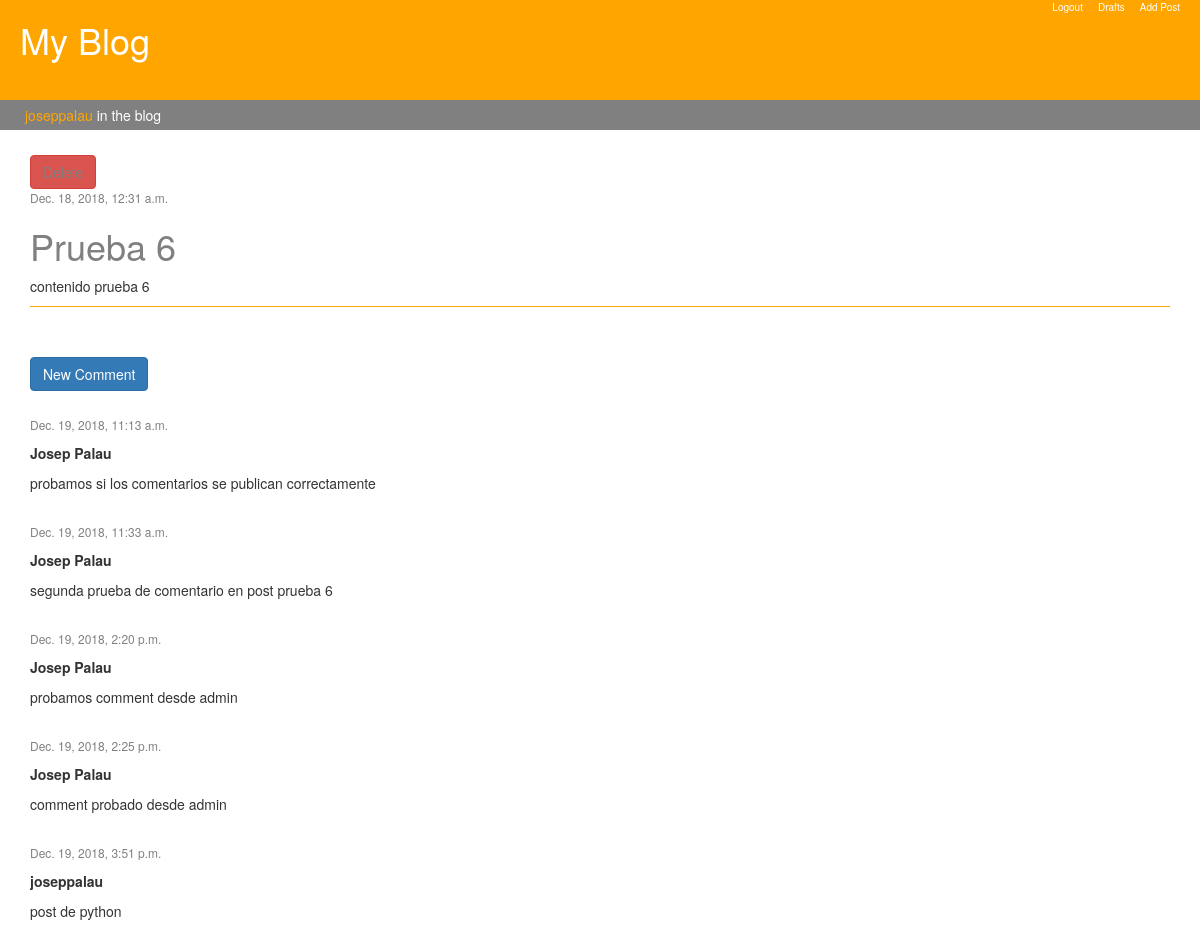
The app's page /post/5/ (signed in) with its own data.
### blog/models.py (models this page shows, shortened)
class Post(models.Model):
    author = models.ForeignKey('auth.User', on_delete=models.CASCADE)
    title = models.CharField(max_length=200)
    post_text = models.TextField(default=" ")
    created_date = models.DateTimeField(default=timezone.now)
    published_date = models.DateTimeField(blank=True, null=True)
    visits = models.PositiveIntegerField(default=0)

class Comment(models.Model):
    post = models.ForeignKey('blog.Post', on_delete=models.CASCADE, related_name = 'comments')
    author = models.CharField(max_length=200)
    text = models.TextField()
    created_date = models.DateTimeField(default=timezone.now)
    approved = models.BooleanField(default=False)

### blog/views.py (the view)
# urls.py: path('post/<int:pk>/', views.post_detail, name='post_detail'),
def post_detail(request, pk):
    post = get_object_or_404(Post, pk=pk)
    post.visits += 1
    post.save()
    stuff_frontend = {'post': post}
    return render(request, 'blog/post_detail.html', stuff_frontend)

### blog/templates/blog/post_detail.html (shortened to what this page needs)
{% extends 'blog/base.html' %}
{% block content %}
        <div class="post">
            {% if user.is_authenticated %}
                <a href="{% url 'remove_post' pk=post.pk %}" class="btn btn-danger">Delete</a>
            {% endif %}
            <div class="date">
                {% if post.published_date %}
                    {{ post.published_date }}
                {% endif %}
            </div>
             <h1>{{ post.title }}</h1>
             <p>{{ post.post_text }}</p>
        </div>
        <div>
            <a href="{% url 'add_comment' pk=post.pk %}" class="btn btn-primary" style="margin-bottom:25px">New Comment</a>
        </div>
          {% for comment in post.comments.all %}
            <div>
                {% if user.is_authenticated or comment.approved %}
                    <div class="date">
                        <p>{{comment.created_date}}</p>
                    </div>
                    <p><strong>{{comment.author}}</strong></p>
                    <p>{{comment.text}}</p>
                    <br>
                {% endif %}
            </div>
            {% empty %}
            <p>No comments yet...</p>
          {% endfor %}
{% endblock %}

### blog/templates/blog/base.html (shortened to what this page needs)
{% load staticfiles %}
<!DOCTYPE html>
<html lang="en">
<head>
    <link rel="stylesheet" href="https://maxcdn.bootstrapcdn.com/bootstrap/3.3.7/css/bootstrap.min.css">
    <link rel="stylesheet" href="{% static 'css/style.css' %}">
</head>
<body>
<div class = "page-header">
    <h1><a href="/">My Blog</a></h1>
    <ul>
        {% if user.is_authenticated %}
            <li>
                <p>Add Post</p>
            </li>
            <li>
                <p>Drafts</p>
            </li>
            <li>
                <p>Logout</p>
            </li>
        {% else %}
            <li>
                <a href="/accounts/login"><i class="fas fa-sign-in-alt"></i></a>
                <p>Login</p>
            </li>
        {% endif %}
    </ul>
</div>
<div class="nav-user">
    {% if user.is_authenticated %}
        <p><span style="color:orange">{{user.username}}</span> in the blog</p>
    {% else %}
        <p><a href="/accounts/login">Log in</a> to edit your posts</p>
    {% endif %}
</div>
<div class="container">
    {% block content %}
    {% endblock %}
</div>
</body>
</html>

### blog/static/css/style.css (style rules this page uses)
.page-header { background-color: orange; height:100px; width:100%; font-size: 45px; margin-top:0px; vertical-align:middle; margin-bottom:0px; border-bottom:1px solid orange; }
.page-header h1 { display:inline-block; width: 200px; padding-left:20px; }
.page-header a { color:white; align:center; }
.page-header ul { list-style-type: none; width:500px; display:inline-block; vertical-align:middle; height:100px; float:right; padding-right:15px; }
.page-header ul li { float:right; display:inline-block; height:100px; vertical-align:middle; margin-left:10px; margin-right:5px; }
.page-header ul li p { color:white; font-size:10px; text-align:center; }
.nav-user { height:30px; align-items:center; margin-bottom:25px; background-color:grey; color:white; padding-left:25px; }
.nav-user p { padding-top:5px; }
.container { width:75% margin:0 auto; }
.post { margin-bottom:50px; border-bottom:0.5px solid orange; }
.post a, h2, h1 { color:grey; }
.date { font-size:12px; color:grey; }

### records on screen
Post: published_date "Dec. 18, 2018, 12:31 a.m.", title "Prueba 6", post_text "contenido prueba 6"
Comment: created_date "Dec. 19, 2018, 11:13 a.m.", author "Josep Palau", text "probamos si los comentarios se publican correctamente"
Comment: created_date "Dec. 19, 2018, 11:33 a.m.", author "Josep Palau", text "segunda prueba de comentario en post prueba 6"
Comment: created_date "Dec. 19, 2018, 2:20 p.m.", author "Josep Palau", text "probamos comment desde admin"
Comment: created_date "Dec. 19, 2018, 2:25 p.m.", author "Josep Palau", text "comment probado desde admin"
Comment: created_date "Dec. 19, 2018, 3:51 p.m.", author "joseppalau", text "post de python"

### other values on screen
{{ user.username }} "joseppalau"
